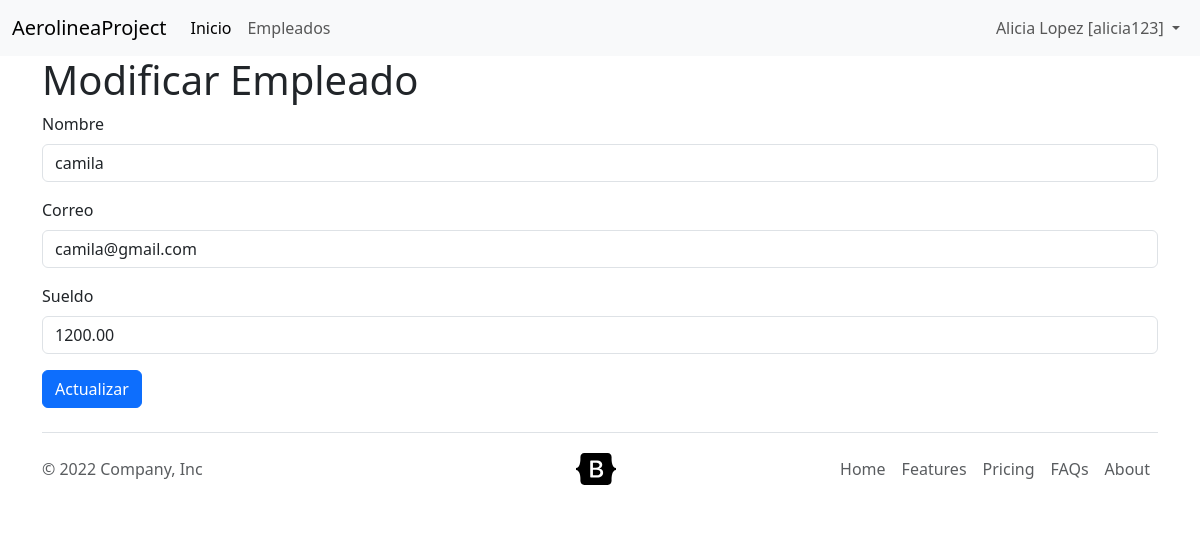
Page /empleado/modificar-empleado/3/ on the committed database.
### aplicaciones/empleados/models.py (models this page shows, shortened)
class Empleado(models.Model):
    nombre = models.CharField('Nombre', max_length=60)
    correo = models.CharField('Correo', max_length=100)
    sueldo = models.DecimalField('Sueldo', max_digits=8, decimal_places=2)

### aplicaciones/empleados/views.py (the view)
class ModificarEmpleado(SuccessMessageMixin, UpdateView):
    template_name = 'empleados/modificar-empleado.html'
    model = Empleado
    fields = ['nombre', 'correo', 'sueldo']
    success_url = reverse_lazy('empleados_app:lista-empleados')
    success_message = "el registro %(nombre)s fue modificado exitosamente"

### templates/empleados/modificar-empleado.html (shortened to what this page needs)
{% extends 'layout/base_bootstrap.html' %}
{% load bootstrap5 %}
{% block content %}
    <h1>Modificar Empleado</h1>
    <form action="" method="post">
        {% bootstrap_form form %}
        <input type="submit" value="Actualizar" class="btn btn-primary">
    </form>
{% endblock content %}

### rows in the picture
Empleado: nombre "camila", correo "camila@gmail.com", sueldo "1200.00"
